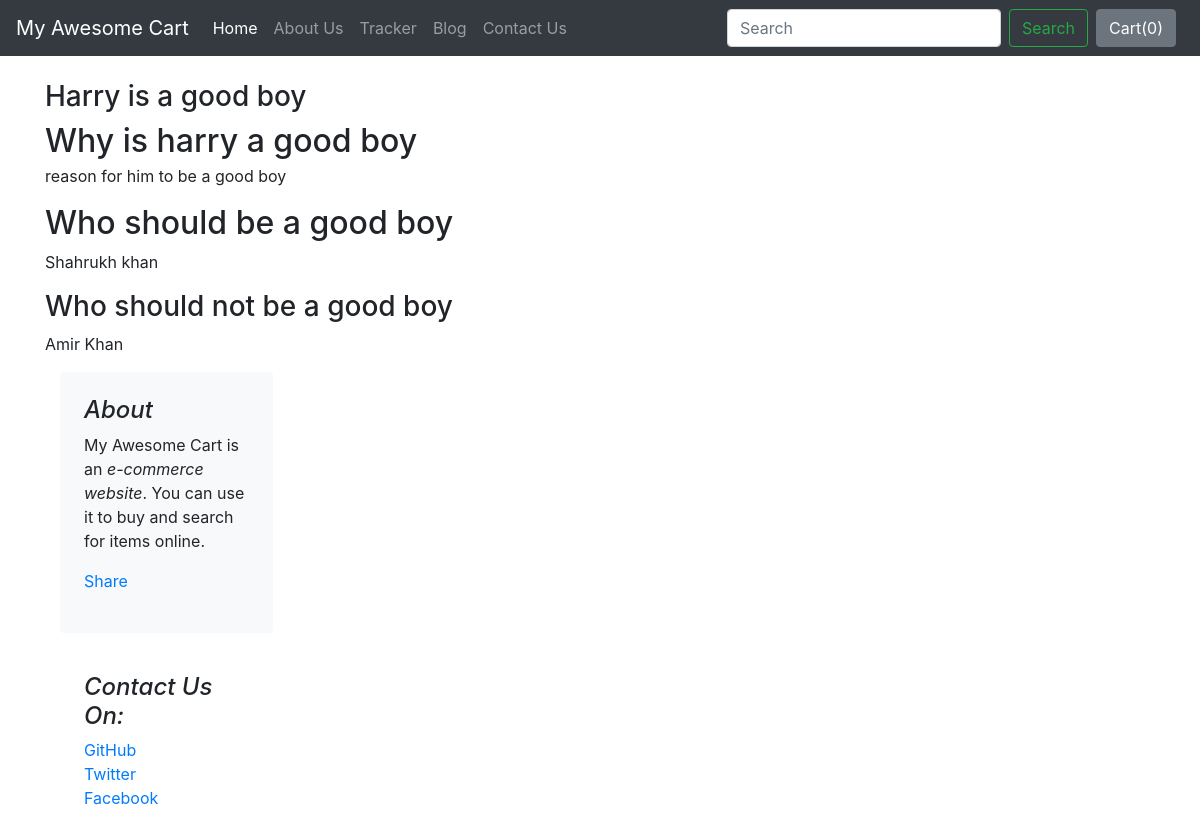
The page /blog/blogpost/1 on the database its author committed.
### blog/models.py (models this page shows)
class Blogpost(models.Model):
    post_id = models.AutoField(primary_key=True)
    title = models.CharField(max_length=50)
    head0 = models.CharField(max_length=500, default="")
    chead0 = models.CharField(max_length=5000, default="")
    head1 = models.CharField(max_length=500, default="")
    chead1 = models.CharField(max_length=5000, default="")
    head2 = models.CharField(max_length=500, default="")
    chead2 = models.CharField(max_length=5000, default="")
    pub_date = models.DateField()
    thumbnail = models.ImageField(upload_to="shop/images", default="")
    def __str__(self):
        return self.title

### blog/views.py (the view)
# urls.py: path('blogpost/<int:id>', views.blogpost, name="blogPost")
def blogpost(request, id):
    post = Blogpost.objects.filter(post_id=id)[0]
    print(post)
    return render(request, 'blog/blogpost.html',
                  {'post': post})

### blog/templates/blog/blogpost.html (shortened to what this page needs)
{% extends 'blog/basic.html' %}
{% block body %}
<div class="container">
    <div class="row mt-4">
        <div class="col-md-8">
            <h3 class="fst-italic">
                {{post.title}}
            </h3>
            <article class="blog-post">
                <h2 class="blog-post-title mb-1">{{post.head0}}</h2>
                <p>{{post.chead0}}</p>
                <h2>{{post.head1}}</h2>
                <p>{{post.chead1}}</p>
                <h3>{{post.head2}}</h3>
                <p>{{post.chead2}}</p>
            </article>
        <div class="col-md-4 blog-sidebar">
                <div class="p-4 mb-3 bg-light rounded">
                    <h4 class="font-italic">About</h4>
                    <p class="mb-0">My Awesome Cart is an <em> e-commerce website</em>. You can use it to buy and search for items online.</p>
                    <div class="fb-share-button my-3" data-href="http://127.0.0.1:8000/blog/blogpost/{{post.post_id}}"
                         data-layout="button_count" data-size="large">
                        <a target="_blank"
                           href="https://www.facebook.com/sharer/sharer.php?u=http%3A%2F%2F127.0.0.1%3A8000%2Fblog%2Fblogpost%2F4&amp;src=sdkpreparse"
                           class="fb-xfbml-parse-ignore">Share</a></div>
                </div>
                <div class="p-4">
                    <h4 class="font-italic">Contact Us On: </h4>
                    <ol class="list-unstyled">
                        <li><a href="#">GitHub</a></li>
                        <li><a href="#">Twitter</a></li>
                        <li><a href="#">Facebook</a></li>
                    </ol>
                </div>
            </div>
        </div>
    </div>
</div>
{% endblock %}

### rows shown on the page
Blogpost: title "Harry is a good boy", head0 "Why is harry a good boy", chead0 "reason for him to be a good boy", head1 "Who should be a good boy", chead1 "Shahrukh khan", head2 "Who should not be a good boy", chead2 "Amir Khan"
